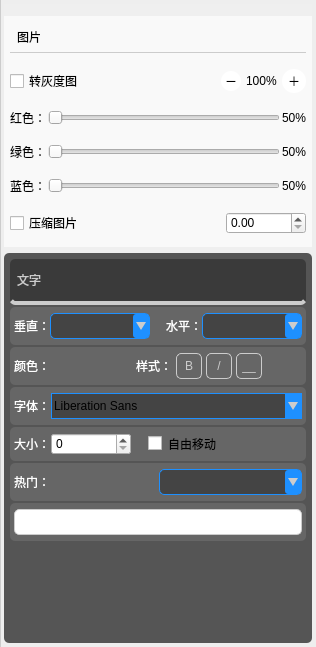
<?xml version="1.0" encoding="UTF-8"?>
<ui version="4.0">
 <class>ToolPart</class>
 <widget class="QDialog" name="ToolPart">
  <property name="geometry">
   <rect>
    <x>0</x>
    <y>0</y>
    <width>316</width>
    <height>647</height>
   </rect>
  </property>
  <property name="sizePolicy">
   <sizepolicy hsizetype="Preferred" vsizetype="Preferred">
    <horstretch>0</horstretch>
    <verstretch>0</verstretch>
   </sizepolicy>
  </property>
  <property name="palette">
   <palette>
    <active>
     <colorrole role="WindowText">
      <brush brushstyle="SolidPattern">
       <color alpha="255">
        <red>170</red>
        <green>170</green>
        <blue>170</blue>
       </color>
      </brush>
     </colorrole>
     <colorrole role="Button">
      <brush brushstyle="SolidPattern">
       <color alpha="255">
        <red>238</red>
        <green>238</green>
        <blue>238</blue>
       </color>
      </brush>
     </colorrole>
     <colorrole role="Text">
      <brush brushstyle="SolidPattern">
       <color alpha="255">
        <red>170</red>
        <green>170</green>
        <blue>170</blue>
       </color>
      </brush>
     </colorrole>
     <colorrole role="ButtonText">
      <brush brushstyle="SolidPattern">
       <color alpha="255">
        <red>170</red>
        <green>170</green>
        <blue>170</blue>
       </color>
      </brush>
     </colorrole>
     <colorrole role="Base">
      <brush brushstyle="SolidPattern">
       <color alpha="255">
        <red>238</red>
        <green>238</green>
        <blue>238</blue>
       </color>
      </brush>
     </colorrole>
     <colorrole role="Window">
      <brush brushstyle="SolidPattern">
       <color alpha="255">
        <red>238</red>
        <green>238</green>
        <blue>238</blue>
       </color>
      </brush>
     </colorrole>
     <colorrole role="HighlightedText">
      <brush brushstyle="SolidPattern">
       <color alpha="255">
        <red>0</red>
        <green>0</green>
        <blue>0</blue>
       </color>
      </brush>
     </colorrole>
    </active>
    <inactive>
     <colorrole role="WindowText">
      <brush brushstyle="SolidPattern">
       <color alpha="255">
        <red>170</red>
        <green>170</green>
        <blue>170</blue>
       </color>
      </brush>
     </colorrole>
     <colorrole role="Button">
      <brush brushstyle="SolidPattern">
       <color alpha="255">
        <red>238</red>
        <green>238</green>
        <blue>238</blue>
       </color>
      </brush>
     </colorrole>
     <colorrole role="Text">
      <brush brushstyle="SolidPattern">
       <color alpha="255">
        <red>170</red>
        <green>170</green>
        <blue>170</blue>
       </color>
      </brush>
     </colorrole>
     <colorrole role="ButtonText">
      <brush brushstyle="SolidPattern">
       <color alpha="255">
        <red>170</red>
        <green>170</green>
        <blue>170</blue>
       </color>
      </brush>
     </colorrole>
     <colorrole role="Base">
      <brush brushstyle="SolidPattern">
       <color alpha="255">
        <red>238</red>
        <green>238</green>
        <blue>238</blue>
       </color>
      </brush>
     </colorrole>
     <colorrole role="Window">
      <brush brushstyle="SolidPattern">
       <color alpha="255">
        <red>238</red>
        <green>238</green>
        <blue>238</blue>
       </color>
      </brush>
     </colorrole>
     <colorrole role="HighlightedText">
      <brush brushstyle="SolidPattern">
       <color alpha="255">
        <red>0</red>
        <green>0</green>
        <blue>0</blue>
       </color>
      </brush>
     </colorrole>
    </inactive>
    <disabled>
     <colorrole role="WindowText">
      <brush brushstyle="SolidPattern">
       <color alpha="255">
        <red>170</red>
        <green>170</green>
        <blue>170</blue>
       </color>
      </brush>
     </colorrole>
     <colorrole role="Button">
      <brush brushstyle="SolidPattern">
       <color alpha="255">
        <red>238</red>
        <green>238</green>
        <blue>238</blue>
       </color>
      </brush>
     </colorrole>
     <colorrole role="Text">
      <brush brushstyle="SolidPattern">
       <color alpha="255">
        <red>170</red>
        <green>170</green>
        <blue>170</blue>
       </color>
      </brush>
     </colorrole>
     <colorrole role="ButtonText">
      <brush brushstyle="SolidPattern">
       <color alpha="255">
        <red>170</red>
        <green>170</green>
        <blue>170</blue>
       </color>
      </brush>
     </colorrole>
     <colorrole role="Base">
      <brush brushstyle="SolidPattern">
       <color alpha="255">
        <red>238</red>
        <green>238</green>
        <blue>238</blue>
       </color>
      </brush>
     </colorrole>
     <colorrole role="Window">
      <brush brushstyle="SolidPattern">
       <color alpha="255">
        <red>238</red>
        <green>238</green>
        <blue>238</blue>
       </color>
      </brush>
     </colorrole>
     <colorrole role="HighlightedText">
      <brush brushstyle="SolidPattern">
       <color alpha="255">
        <red>0</red>
        <green>0</green>
        <blue>0</blue>
       </color>
      </brush>
     </colorrole>
    </disabled>
   </palette>
  </property>
  <property name="windowTitle">
   <string>Dialog</string>
  </property>
  <property name="styleSheet">
   <string notr="true">#ToolPart{
background:#eee;
border-left:1px solid #ccc;
color:#aaa;
}</string>
  </property>
  <layout class="QVBoxLayout" name="verticalLayout">
   <property name="leftMargin">
    <number>4</number>
   </property>
   <property name="topMargin">
    <number>4</number>
   </property>
   <property name="rightMargin">
    <number>4</number>
   </property>
   <property name="bottomMargin">
    <number>4</number>
   </property>
   <item>
    <widget class="QScrollArea" name="scrollArea">
     <property name="styleSheet">
      <string notr="true">QScrollArea{
	border:none;
}</string>
     </property>
     <property name="widgetResizable">
      <bool>true</bool>
     </property>
     <widget class="QWidget" name="scrollAreaWidgetContents">
      <property name="geometry">
       <rect>
        <x>0</x>
        <y>0</y>
        <width>308</width>
        <height>639</height>
       </rect>
      </property>
      <layout class="QVBoxLayout" name="verticalLayout_2">
       <property name="leftMargin">
        <number>0</number>
       </property>
       <property name="topMargin">
        <number>12</number>
       </property>
       <property name="rightMargin">
        <number>0</number>
       </property>
       <property name="bottomMargin">
        <number>0</number>
       </property>
       <item>
        <widget class="QFrame" name="frame">
         <property name="sizePolicy">
          <sizepolicy hsizetype="Preferred" vsizetype="Fixed">
           <horstretch>0</horstretch>
           <verstretch>0</verstretch>
          </sizepolicy>
         </property>
         <property name="minimumSize">
          <size>
           <width>0</width>
           <height>0</height>
          </size>
         </property>
         <property name="styleSheet">
          <string notr="true">#frame{border:none;background:#f9f9f9;}</string>
         </property>
         <property name="frameShape">
          <enum>QFrame::StyledPanel</enum>
         </property>
         <property name="frameShadow">
          <enum>QFrame::Raised</enum>
         </property>
         <layout class="QHBoxLayout" name="horizontalLayout">
          <property name="leftMargin">
           <number>6</number>
          </property>
          <property name="topMargin">
           <number>6</number>
          </property>
          <property name="rightMargin">
           <number>6</number>
          </property>
          <property name="bottomMargin">
           <number>0</number>
          </property>
          <item>
           <layout class="QGridLayout" name="gridLayout_2" columnstretch="0,0,0">
            <property name="bottomMargin">
             <number>12</number>
            </property>
            <property name="horizontalSpacing">
             <number>2</number>
            </property>
            <property name="verticalSpacing">
             <number>16</number>
            </property>
            <item row="4" column="2">
             <widget class="QLabel" name="bluePerLab">
              <property name="sizePolicy">
               <sizepolicy hsizetype="Fixed" vsizetype="Preferred">
                <horstretch>0</horstretch>
                <verstretch>0</verstretch>
               </sizepolicy>
              </property>
              <property name="text">
               <string>50%</string>
              </property>
             </widget>
            </item>
            <item row="3" column="1">
             <widget class="QSlider" name="greenSlider">
              <property name="orientation">
               <enum>Qt::Horizontal</enum>
              </property>
             </widget>
            </item>
            <item row="2" column="1">
             <widget class="QSlider" name="redSlider">
              <property name="orientation">
               <enum>Qt::Horizontal</enum>
              </property>
             </widget>
            </item>
            <item row="3" column="0">
             <widget class="QLabel" name="greenLab">
              <property name="sizePolicy">
               <sizepolicy hsizetype="Fixed" vsizetype="Preferred">
                <horstretch>0</horstretch>
                <verstretch>0</verstretch>
               </sizepolicy>
              </property>
              <property name="text">
               <string>绿色：</string>
              </property>
             </widget>
            </item>
            <item row="4" column="0">
             <widget class="QLabel" name="blueLab">
              <property name="sizePolicy">
               <sizepolicy hsizetype="Fixed" vsizetype="Preferred">
                <horstretch>0</horstretch>
                <verstretch>0</verstretch>
               </sizepolicy>
              </property>
              <property name="text">
               <string>蓝色：</string>
              </property>
             </widget>
            </item>
            <item row="2" column="0">
             <widget class="QLabel" name="redLab">
              <property name="sizePolicy">
               <sizepolicy hsizetype="Fixed" vsizetype="Preferred">
                <horstretch>0</horstretch>
                <verstretch>0</verstretch>
               </sizepolicy>
              </property>
              <property name="text">
               <string>红色：</string>
              </property>
             </widget>
            </item>
            <item row="4" column="1">
             <widget class="QSlider" name="blueSlider">
              <property name="orientation">
               <enum>Qt::Horizontal</enum>
              </property>
             </widget>
            </item>
            <item row="3" column="2">
             <widget class="QLabel" name="greenPerLab">
              <property name="text">
               <string>50%</string>
              </property>
             </widget>
            </item>
            <item row="2" column="2">
             <widget class="QLabel" name="redPerLab">
              <property name="styleSheet">
               <string notr="true"/>
              </property>
              <property name="text">
               <string>50%</string>
              </property>
             </widget>
            </item>
            <item row="0" column="0" colspan="3">
             <widget class="QLabel" name="imgLab">
              <property name="sizePolicy">
               <sizepolicy hsizetype="Preferred" vsizetype="Preferred">
                <horstretch>0</horstretch>
                <verstretch>0</verstretch>
               </sizepolicy>
              </property>
              <property name="palette">
               <palette>
                <active>
                 <colorrole role="Text">
                  <brush brushstyle="SolidPattern">
                   <color alpha="255">
                    <red>76</red>
                    <green>76</green>
                    <blue>76</blue>
                   </color>
                  </brush>
                 </colorrole>
                </active>
                <inactive>
                 <colorrole role="Text">
                  <brush brushstyle="SolidPattern">
                   <color alpha="255">
                    <red>76</red>
                    <green>76</green>
                    <blue>76</blue>
                   </color>
                  </brush>
                 </colorrole>
                </inactive>
                <disabled>
                 <colorrole role="Text">
                  <brush brushstyle="SolidPattern">
                   <color alpha="127">
                    <red>255</red>
                    <green>255</green>
                    <blue>255</blue>
                   </color>
                  </brush>
                 </colorrole>
                </disabled>
               </palette>
              </property>
              <property name="styleSheet">
               <string notr="true">#imgLab{
border:1px solid #ccc;
border-top:none;
border-left:none;
border-right:none;
padding:6px 4px;
}
</string>
              </property>
              <property name="text">
               <string>图片</string>
              </property>
             </widget>
            </item>
            <item row="1" column="0" colspan="3">
             <layout class="QHBoxLayout" name="horizontalLayout_3" stretch="1,0,0,0">
              <property name="spacing">
               <number>5</number>
              </property>
              <property name="sizeConstraint">
               <enum>QLayout::SetFixedSize</enum>
              </property>
              <item>
               <widget class="QCheckBox" name="turnGray">
                <property name="text">
                 <string>转灰度图</string>
                </property>
               </widget>
              </item>
              <item>
               <widget class="QPushButton" name="zoomOut">
                <property name="focusPolicy">
                 <enum>Qt::ClickFocus</enum>
                </property>
                <property name="styleSheet">
                 <string notr="true">#zoomOut{
border-radius:10px;
width:20px;
height:20px;
background-color:white;
}
#zoomOut:hover{
background-color:#4a90e2;
color:white;
}
#zoomOut:pressed{
background-color:#3980d1;
color:white;
}</string>
                </property>
                <property name="text">
                 <string>－</string>
                </property>
               </widget>
              </item>
              <item>
               <widget class="QLabel" name="zoomLab">
                <property name="text">
                 <string>100%</string>
                </property>
               </widget>
              </item>
              <item>
               <widget class="QPushButton" name="zoomIn">
                <property name="focusPolicy">
                 <enum>Qt::ClickFocus</enum>
                </property>
                <property name="styleSheet">
                 <string notr="true">#zoomIn{

border-radius:12px;
width:24px;
height:24px;
background-color:white;
}
#zoomIn:hover{
background-color:#d0021b;
color:white
}
#zoomIn:select{
background-color:yellow;
}</string>
                </property>
                <property name="text">
                 <string>＋</string>
                </property>
               </widget>
              </item>
             </layout>
            </item>
            <item row="5" column="0" colspan="3">
             <layout class="QHBoxLayout" name="horizontalLayout_4">
              <property name="sizeConstraint">
               <enum>QLayout::SetFixedSize</enum>
              </property>
              <item>
               <widget class="QCheckBox" name="compress">
                <property name="text">
                 <string>压缩图片</string>
                </property>
               </widget>
              </item>
              <item>
               <widget class="QDoubleSpinBox" name="compressSpin">
                <property name="sizePolicy">
                 <sizepolicy hsizetype="Fixed" vsizetype="Fixed">
                  <horstretch>0</horstretch>
                  <verstretch>0</verstretch>
                 </sizepolicy>
                </property>
                <property name="minimumSize">
                 <size>
                  <width>80</width>
                  <height>0</height>
                 </size>
                </property>
                <property name="focusPolicy">
                 <enum>Qt::ClickFocus</enum>
                </property>
               </widget>
              </item>
             </layout>
            </item>
           </layout>
          </item>
         </layout>
        </widget>
       </item>
       <item>
        <widget class="QFrame" name="frame_2">
         <property name="sizePolicy">
          <sizepolicy hsizetype="Preferred" vsizetype="Preferred">
           <horstretch>0</horstretch>
           <verstretch>0</verstretch>
          </sizepolicy>
         </property>
         <property name="styleSheet">
          <string notr="true">#frame_2{border:none;background:#555;}
QFrame{background:#666; color:#fff;border-radius:5px;}
QComboBox{
min-height:24px;
background:#444;
border:1px solid #1e90ff;
border-radius:5px;

}
QComboBox::drop-down{
	background:#1e90ff;
	border-radius:3px;
	min-height:24px;
	margin:0px;
}
QComboBox::down-arrow{
	width: 0px;  
    height: 0px;  
    border-top: 8px solid #ccc;  
    border-right:5px solid #1e90ff;
	border-left:5px solid #1e90ff;

}
</string>
         </property>
         <property name="frameShape">
          <enum>QFrame::StyledPanel</enum>
         </property>
         <property name="frameShadow">
          <enum>QFrame::Raised</enum>
         </property>
         <layout class="QVBoxLayout" name="verticalLayout_3">
          <property name="spacing">
           <number>2</number>
          </property>
          <property name="leftMargin">
           <number>6</number>
          </property>
          <property name="topMargin">
           <number>6</number>
          </property>
          <property name="rightMargin">
           <number>6</number>
          </property>
          <property name="bottomMargin">
           <number>0</number>
          </property>
          <item>
           <widget class="QLabel" name="fontLab">
            <property name="sizePolicy">
             <sizepolicy hsizetype="Preferred" vsizetype="Preferred">
              <horstretch>0</horstretch>
              <verstretch>0</verstretch>
             </sizepolicy>
            </property>
            <property name="styleSheet">
             <string notr="true">#fontLab{
border:4px solid #ccc;
border-top:none;
border-left:none;
border-right:none;
padding:12px 4px;
background:#3a3a3a;
border-radius:5px;
color:#ccc;
}
</string>
            </property>
            <property name="text">
             <string>文字</string>
            </property>
           </widget>
          </item>
          <item>
           <widget class="QFrame" name="frame_3">
            <property name="styleSheet">
             <string notr="true"/>
            </property>
            <property name="frameShape">
             <enum>QFrame::StyledPanel</enum>
            </property>
            <property name="frameShadow">
             <enum>QFrame::Raised</enum>
            </property>
            <layout class="QHBoxLayout" name="horizontalLayout_15">
             <property name="leftMargin">
              <number>4</number>
             </property>
             <property name="topMargin">
              <number>6</number>
             </property>
             <property name="rightMargin">
              <number>4</number>
             </property>
             <property name="bottomMargin">
              <number>6</number>
             </property>
             <item>
              <layout class="QHBoxLayout" name="horizontalLayout_12">
               <property name="spacing">
                <number>16</number>
               </property>
               <property name="leftMargin">
                <number>0</number>
               </property>
               <item>
                <layout class="QHBoxLayout" name="horizontalLayout_7">
                 <property name="spacing">
                  <number>0</number>
                 </property>
                 <property name="sizeConstraint">
                  <enum>QLayout::SetDefaultConstraint</enum>
                 </property>
                 <item>
                  <widget class="QLabel" name="label_2">
                   <property name="sizePolicy">
                    <sizepolicy hsizetype="Fixed" vsizetype="Preferred">
                     <horstretch>0</horstretch>
                     <verstretch>0</verstretch>
                    </sizepolicy>
                   </property>
                   <property name="text">
                    <string>垂直：</string>
                   </property>
                  </widget>
                 </item>
                 <item>
                  <widget class="QComboBox" name="verComb">
                   <property name="sizePolicy">
                    <sizepolicy hsizetype="Preferred" vsizetype="Fixed">
                     <horstretch>0</horstretch>
                     <verstretch>0</verstretch>
                    </sizepolicy>
                   </property>
                   <property name="maximumSize">
                    <size>
                     <width>1800</width>
                     <height>16777215</height>
                    </size>
                   </property>
                  </widget>
                 </item>
                </layout>
               </item>
               <item>
                <layout class="QHBoxLayout" name="horizontalLayout_6">
                 <property name="spacing">
                  <number>0</number>
                 </property>
                 <item>
                  <widget class="QLabel" name="label">
                   <property name="sizePolicy">
                    <sizepolicy hsizetype="Fixed" vsizetype="Preferred">
                     <horstretch>0</horstretch>
                     <verstretch>0</verstretch>
                    </sizepolicy>
                   </property>
                   <property name="text">
                    <string>水平：</string>
                   </property>
                  </widget>
                 </item>
                 <item>
                  <widget class="QComboBox" name="horiComb">
                   <property name="maximumSize">
                    <size>
                     <width>1800</width>
                     <height>16777215</height>
                    </size>
                   </property>
                  </widget>
                 </item>
                </layout>
               </item>
              </layout>
             </item>
            </layout>
           </widget>
          </item>
          <item>
           <widget class="QFrame" name="frame_4">
            <property name="styleSheet">
             <string notr="true"/>
            </property>
            <property name="frameShape">
             <enum>QFrame::StyledPanel</enum>
            </property>
            <property name="frameShadow">
             <enum>QFrame::Raised</enum>
            </property>
            <layout class="QHBoxLayout" name="horizontalLayout_16">
             <property name="leftMargin">
              <number>4</number>
             </property>
             <property name="topMargin">
              <number>6</number>
             </property>
             <property name="rightMargin">
              <number>4</number>
             </property>
             <property name="bottomMargin">
              <number>6</number>
             </property>
             <item>
              <layout class="QHBoxLayout" name="horizontalLayout_14">
               <property name="rightMargin">
                <number>0</number>
               </property>
               <item>
                <layout class="QHBoxLayout" name="horizontalLayout_9" stretch="1">
                 <property name="spacing">
                  <number>1</number>
                 </property>
                 <item>
                  <widget class="QLabel" name="label_3">
                   <property name="sizePolicy">
                    <sizepolicy hsizetype="Fixed" vsizetype="Preferred">
                     <horstretch>0</horstretch>
                     <verstretch>0</verstretch>
                    </sizepolicy>
                   </property>
                   <property name="text">
                    <string>颜色：</string>
                   </property>
                  </widget>
                 </item>
                </layout>
               </item>
               <item>
                <spacer name="horizontalSpacer_6">
                 <property name="orientation">
                  <enum>Qt::Horizontal</enum>
                 </property>
                 <property name="sizeHint" stdset="0">
                  <size>
                   <width>40</width>
                   <height>20</height>
                  </size>
                 </property>
                </spacer>
               </item>
               <item>
                <layout class="QHBoxLayout" name="horizontalLayout_10">
                 <property name="spacing">
                  <number>4</number>
                 </property>
                 <item>
                  <widget class="QLabel" name="label_4">
                   <property name="sizePolicy">
                    <sizepolicy hsizetype="Fixed" vsizetype="Preferred">
                     <horstretch>0</horstretch>
                     <verstretch>0</verstretch>
                    </sizepolicy>
                   </property>
                   <property name="text">
                    <string>样式：</string>
                   </property>
                  </widget>
                 </item>
                 <item>
                  <widget class="QToolButton" name="toolButton">
                   <property name="styleSheet">
                    <string notr="true">QToolButton{
	min-width:24px;
	min-height:24px;
	max-width:24px;
	max-height:24px;
	border:1px solid #ccc;
	color:#ccc;
	border-radius:5px;
}
QToolButton:checked{
	background:#aaa;
	color:white;
}</string>
                   </property>
                   <property name="text">
                    <string>B</string>
                   </property>
                   <property name="checkable">
                    <bool>true</bool>
                   </property>
                  </widget>
                 </item>
                 <item>
                  <widget class="QToolButton" name="toolButton_3">
                   <property name="styleSheet">
                    <string notr="true">QToolButton{
	min-width:24px;
	min-height:24px;
	max-width:24px;
	max-height:24px;
	border:1px solid #ccc;
	color:#ccc;
	border-radius:5px;
}
QToolButton:checked{
	background:#aaa;
	color:white;
}</string>
                   </property>
                   <property name="text">
                    <string>/</string>
                   </property>
                   <property name="checkable">
                    <bool>true</bool>
                   </property>
                  </widget>
                 </item>
                 <item>
                  <widget class="QToolButton" name="toolButton_2">
                   <property name="styleSheet">
                    <string notr="true">QToolButton{
	min-width:24px;
	min-height:24px;
	max-width:24px;
	max-height:24px;
	border:1px solid #ccc;
	color:#ccc;
	border-radius:5px;
}
QToolButton:checked{
	background:#aaa;
	color:white;
}</string>
                   </property>
                   <property name="text">
                    <string>__</string>
                   </property>
                   <property name="checkable">
                    <bool>true</bool>
                   </property>
                  </widget>
                 </item>
                 <item>
                  <spacer name="horizontalSpacer_3">
                   <property name="orientation">
                    <enum>Qt::Horizontal</enum>
                   </property>
                   <property name="sizeHint" stdset="0">
                    <size>
                     <width>40</width>
                     <height>20</height>
                    </size>
                   </property>
                  </spacer>
                 </item>
                </layout>
               </item>
              </layout>
             </item>
            </layout>
           </widget>
          </item>
          <item>
           <widget class="QFrame" name="frame_5">
            <property name="styleSheet">
             <string notr="true"/>
            </property>
            <property name="frameShape">
             <enum>QFrame::StyledPanel</enum>
            </property>
            <property name="frameShadow">
             <enum>QFrame::Raised</enum>
            </property>
            <layout class="QHBoxLayout" name="horizontalLayout_17">
             <property name="leftMargin">
              <number>4</number>
             </property>
             <property name="topMargin">
              <number>6</number>
             </property>
             <property name="rightMargin">
              <number>4</number>
             </property>
             <property name="bottomMargin">
              <number>6</number>
             </property>
             <item>
              <layout class="QHBoxLayout" name="horizontalLayout_2">
               <property name="spacing">
                <number>1</number>
               </property>
               <item>
                <widget class="QLabel" name="label_8">
                 <property name="sizePolicy">
                  <sizepolicy hsizetype="Fixed" vsizetype="Preferred">
                   <horstretch>0</horstretch>
                   <verstretch>0</verstretch>
                  </sizepolicy>
                 </property>
                 <property name="text">
                  <string>字体：</string>
                 </property>
                </widget>
               </item>
               <item>
                <widget class="QFontComboBox" name="fontComboBox">
                 <property name="sizePolicy">
                  <sizepolicy hsizetype="Preferred" vsizetype="Fixed">
                   <horstretch>0</horstretch>
                   <verstretch>0</verstretch>
                  </sizepolicy>
                 </property>
                 <property name="minimumSize">
                  <size>
                   <width>240</width>
                   <height>26</height>
                  </size>
                 </property>
                 <property name="maximumSize">
                  <size>
                   <width>2400</width>
                   <height>16777215</height>
                  </size>
                 </property>
                 <property name="focusPolicy">
                  <enum>Qt::ClickFocus</enum>
                 </property>
                 <property name="styleSheet">
                  <string notr="true">QFontComboBox{
	border-radius:0px;
}
QFontComboBox::drop-down{
	border-radius:0px;
}</string>
                 </property>
                </widget>
               </item>
              </layout>
             </item>
            </layout>
           </widget>
          </item>
          <item>
           <widget class="QFrame" name="frame_6">
            <property name="styleSheet">
             <string notr="true"/>
            </property>
            <property name="frameShape">
             <enum>QFrame::StyledPanel</enum>
            </property>
            <property name="frameShadow">
             <enum>QFrame::Raised</enum>
            </property>
            <layout class="QHBoxLayout" name="horizontalLayout_18">
             <property name="leftMargin">
              <number>4</number>
             </property>
             <property name="topMargin">
              <number>6</number>
             </property>
             <property name="rightMargin">
              <number>4</number>
             </property>
             <property name="bottomMargin">
              <number>6</number>
             </property>
             <item>
              <layout class="QHBoxLayout" name="horizontalLayout_5">
               <property name="spacing">
                <number>1</number>
               </property>
               <property name="sizeConstraint">
                <enum>QLayout::SetFixedSize</enum>
               </property>
               <item>
                <widget class="QLabel" name="label_7">
                 <property name="sizePolicy">
                  <sizepolicy hsizetype="Fixed" vsizetype="Preferred">
                   <horstretch>0</horstretch>
                   <verstretch>0</verstretch>
                  </sizepolicy>
                 </property>
                 <property name="text">
                  <string>大小：</string>
                 </property>
                </widget>
               </item>
               <item>
                <widget class="QSpinBox" name="sizeSpin">
                 <property name="sizePolicy">
                  <sizepolicy hsizetype="Fixed" vsizetype="Fixed">
                   <horstretch>0</horstretch>
                   <verstretch>0</verstretch>
                  </sizepolicy>
                 </property>
                 <property name="minimumSize">
                  <size>
                   <width>80</width>
                   <height>0</height>
                  </size>
                 </property>
                 <property name="focusPolicy">
                  <enum>Qt::ClickFocus</enum>
                 </property>
                </widget>
               </item>
               <item>
                <widget class="QCheckBox" name="autoMoveComb">
                 <property name="styleSheet">
                  <string notr="true">margin-left:16px</string>
                 </property>
                 <property name="text">
                  <string>自由移动</string>
                 </property>
                </widget>
               </item>
              </layout>
             </item>
            </layout>
           </widget>
          </item>
          <item>
           <widget class="QFrame" name="frame_7">
            <property name="frameShape">
             <enum>QFrame::StyledPanel</enum>
            </property>
            <property name="frameShadow">
             <enum>QFrame::Raised</enum>
            </property>
            <layout class="QHBoxLayout" name="horizontalLayout_19">
             <property name="leftMargin">
              <number>4</number>
             </property>
             <property name="topMargin">
              <number>6</number>
             </property>
             <property name="rightMargin">
              <number>4</number>
             </property>
             <property name="bottomMargin">
              <number>6</number>
             </property>
             <item>
              <layout class="QHBoxLayout" name="horizontalLayout_13" stretch="0,0">
               <property name="spacing">
                <number>2</number>
               </property>
               <item alignment="Qt::AlignLeft">
                <widget class="QLabel" name="label_6">
                 <property name="sizePolicy">
                  <sizepolicy hsizetype="Fixed" vsizetype="Preferred">
                   <horstretch>0</horstretch>
                   <verstretch>0</verstretch>
                  </sizepolicy>
                 </property>
                 <property name="text">
                  <string>热门：</string>
                 </property>
                </widget>
               </item>
               <item>
                <widget class="QComboBox" name="hotComb">
                 <property name="sizePolicy">
                  <sizepolicy hsizetype="Preferred" vsizetype="Fixed">
                   <horstretch>0</horstretch>
                   <verstretch>0</verstretch>
                  </sizepolicy>
                 </property>
                 <property name="minimumSize">
                  <size>
                   <width>0</width>
                   <height>26</height>
                  </size>
                 </property>
                 <property name="frame">
                  <bool>true</bool>
                 </property>
                </widget>
               </item>
              </layout>
             </item>
            </layout>
           </widget>
          </item>
          <item>
           <widget class="QFrame" name="frame_8">
            <property name="frameShape">
             <enum>QFrame::StyledPanel</enum>
            </property>
            <property name="frameShadow">
             <enum>QFrame::Raised</enum>
            </property>
            <layout class="QHBoxLayout" name="horizontalLayout_8">
             <property name="leftMargin">
              <number>4</number>
             </property>
             <property name="topMargin">
              <number>6</number>
             </property>
             <property name="rightMargin">
              <number>4</number>
             </property>
             <property name="bottomMargin">
              <number>6</number>
             </property>
             <item>
              <widget class="QLineEdit" name="hotEdit">
               <property name="focusPolicy">
                <enum>Qt::ClickFocus</enum>
               </property>
               <property name="styleSheet">
                <string notr="true">#hotEdit{
	border:1px solid #ccc;
	min-height:24px;
	border-radius:5px;
}
#hotEdit:focus{
	border:1px solid #00bfff;
}</string>
               </property>
              </widget>
             </item>
            </layout>
           </widget>
          </item>
          <item>
           <spacer name="verticalSpacer">
            <property name="orientation">
             <enum>Qt::Vertical</enum>
            </property>
            <property name="sizeHint" stdset="0">
             <size>
              <width>20</width>
              <height>40</height>
             </size>
            </property>
           </spacer>
          </item>
         </layout>
        </widget>
       </item>
      </layout>
     </widget>
    </widget>
   </item>
  </layout>
 </widget>
 <resources/>
 <connections/>
</ui>
